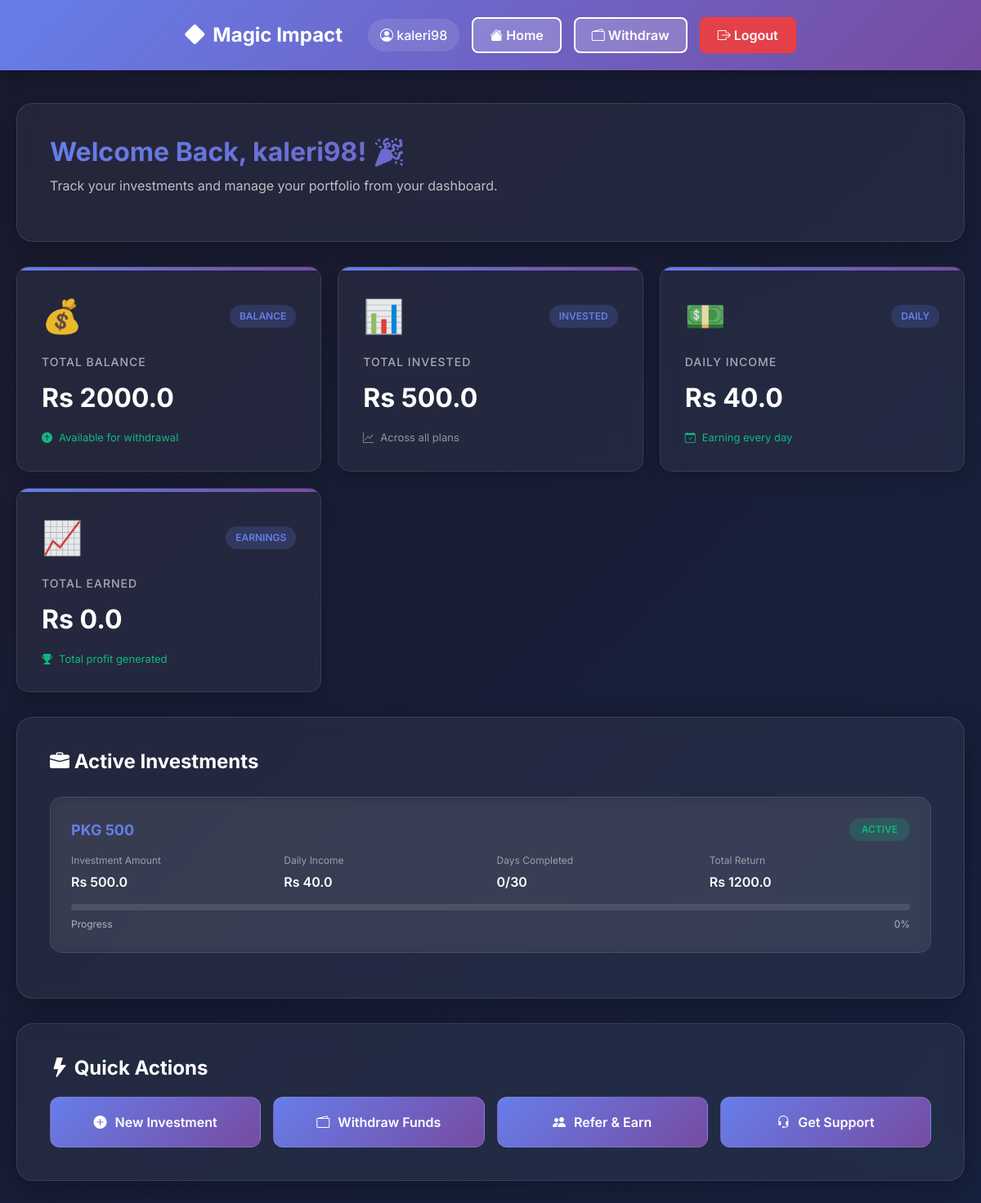
/dashboard (signed in), run on the app's committed database.
### tables this page shows
CREATE TABLE users
                 (id INTEGER PRIMARY KEY AUTOINCREMENT,
                  username TEXT UNIQUE NOT NULL,
                  email TEXT UNIQUE NOT NULL,
                  password TEXT NOT NULL,
                  created_at TIMESTAMP DEFAULT CURRENT_TIMESTAMP, balance REAL DEFAULT 100.00, easypaisa_number TEXT, jazzcash_number TEXT, whatsapp_number TEXT, referral_code TEXT, referred_by TEXT);

CREATE TABLE investments (
                    id INTEGER PRIMARY KEY AUTOINCREMENT,
                    user_id INTEGER,
                    plan_name TEXT NOT NULL,
                    amount REAL NOT NULL,
                    daily_income REAL NOT NULL,
                    total_return REAL NOT NULL,
                    days_remaining INTEGER DEFAULT 30,
                    days_completed INTEGER DEFAULT 0,
                    screenshot_url TEXT,
                    status TEXT DEFAULT 'pending',
                    created_at TIMESTAMP DEFAULT CURRENT_TIMESTAMP,
                    approved_at TIMESTAMP,
                    FOREIGN KEY (user_id) REFERENCES users(id)
                );

### project/app.py (the view)
@app.route('/dashboard')
def dashboard():
    if 'username' not in session:
        flash('Please login first!', 'error')
        return redirect(url_for('login'))
    conn, db_type = get_db_connection()
    cursor = conn.cursor()
    if db_type == 'postgres':
        cursor.execute('SELECT balance FROM users WHERE id = %s', (session['user_id'],))
    else:
        cursor.execute('SELECT balance FROM users WHERE id = ?', (session['user_id'],))
    user = cursor.fetchone()
    balance = float(user['balance'] if isinstance(user, dict) else user[0])
    if db_type == 'postgres':
        cursor.execute('''
            SELECT * FROM investments
            WHERE user_id = %s
            ORDER BY created_at DESC
        ''', (session['user_id'],))
    else:
        cursor.execute('''
            SELECT * FROM investments
            WHERE user_id = ?
            ORDER BY created_at DESC
        ''', (session['user_id'],))
    investments_raw = cursor.fetchall()
    total_invested = 0
    total_daily_income = 0
    total_earned = 0
    for inv in investments_raw:
        status = inv['status'] if isinstance(inv, dict) else inv[9]
        if status == 'active':
            amount = float(inv['amount'] if isinstance(inv, dict) else inv[3])
            daily_income = float(inv['daily_income'] if isinstance(inv, dict) else inv[4])
            days_completed = int(inv['days_completed'] if isinstance(inv, dict) else inv[7])
            total_invested += amount
            total_daily_income += daily_income
            total_earned += (daily_income * days_completed)
    investments = []
    for inv in investments_raw:
        if isinstance(inv, dict):
            inv_data = dict(inv)
        else:
            inv_data = {
                'id': inv[0],
                'user_id': inv[1],
                'plan_name': inv[2],
                'amount': float(inv[3]),
                'daily_income': float(inv[4]),
                'total_return': float(inv[5]),
                'days_remaining': int(inv[6]),
                'days_completed': int(inv[7]),
                'screenshot_url': inv[8],
                'status': inv[9],
                'created_at': str(inv[10]) if inv[10] else '',
                'approved_at': str(inv[11]) if len(inv) > 11 and inv[11] else None
            }
        investments.append(inv_data)
    conn.close()
    return render_template('dashboard.html',
                         username=session['username'],
                         balance=round(balance, 2),
                         total_invested=round(total_invested, 2),
                         total_daily_income=round(total_daily_income, 2),
                         total_earned=round(total_earned, 2),
                         investments=investments)

### project/app.py (called while the page is built)
def get_db_connection():
    if DATABASE_URL and POSTGRES_AVAILABLE:
        conn = psycopg2.connect(DATABASE_URL, cursor_factory=RealDictCursor)
        return conn, 'postgres'
    else:
        conn = sqlite3.connect('database/users.db', timeout=30.0)
        conn.row_factory = sqlite3.Row
        return conn, 'sqlite'

### templates/dashboard.html (shortened to what this page needs)
<!DOCTYPE html>
<html lang="en">
<head>
    <link href="https://cdn.jsdelivr.net/npm/bootstrap@5.3.3/dist/css/bootstrap.min.css" rel="stylesheet">
    <link href="https://cdn.jsdelivr.net/npm/bootstrap-icons@1.11.3/font/bootstrap-icons.min.css" rel="stylesheet">
</head>
<body>
    <nav class="navbar">
        <div class="navbar-content">
            <div class="navbar-brand">
                <i class="bi bi-diamond-fill"></i>
                Magic Impact
            </div>
            <div class="navbar-user">
                <span class="user-info">
                    <i class="bi bi-person-circle"></i> {{ username }}
                </span>
                <a href="/" class="btn-nav">
                    <i class="bi bi-house-fill"></i> Home
                </a>
                <a href="/withdraw" class="btn-nav">
                    <i class="bi bi-wallet2"></i> Withdraw
                </a>
                <a href="/logout" class="btn-nav btn-logout">
                    <i class="bi bi-box-arrow-right"></i> Logout
                </a>
            </div>
        </div>
    </nav>
    <div class="dashboard-container">
        <div class="glass-card welcome-card">
            <h1>Welcome Back, {{ username }}! 🎉</h1>
            <p>Track your investments and manage your portfolio from your dashboard.</p>
        </div>
        <div class="stats-grid">
            <div class="stat-card">
                <div class="stat-header">
                    <div class="stat-icon">💰</div>
                    <span class="stat-badge">BALANCE</span>
                </div>
                <div class="stat-title">Total Balance</div>
                <div class="stat-value">Rs {{ balance|default(100) }}</div>
                <div class="stat-footer positive">
                    <i class="bi bi-arrow-up-circle-fill"></i>
                    <span>Available for withdrawal</span>
                </div>
            </div>
            <div class="stat-card">
                <div class="stat-header">
                    <div class="stat-icon">📊</div>
                    <span class="stat-badge">INVESTED</span>
                </div>
                <div class="stat-title">Total Invested</div>
                <div class="stat-value">Rs {{ total_invested|default(0) }}</div>
                <div class="stat-footer">
                    <i class="bi bi-graph-up"></i>
                    <span>Across all plans</span>
                </div>
            </div>
            <div class="stat-card">
                <div class="stat-header">
                    <div class="stat-icon">💵</div>
                    <span class="stat-badge">DAILY</span>
                </div>
                <div class="stat-title">Daily Income</div>
                <div class="stat-value">Rs {{ total_daily_income|default(0) }}</div>
                <div class="stat-footer positive">
                    <i class="bi bi-calendar-check"></i>
                    <span>Earning every day</span>
                </div>
            </div>
            <div class="stat-card">
                <div class="stat-header">
                    <div class="stat-icon">📈</div>
                    <span class="stat-badge">EARNINGS</span>
                </div>
                <div class="stat-title">Total Earned</div>
                <div class="stat-value">Rs {{ total_earned|default(0) }}</div>
                <div class="stat-footer positive">
                    <i class="bi bi-trophy-fill"></i>
                    <span>Total profit generated</span>
                </div>
            </div>
        </div>
        <div class="investments-section">
            <div class="glass-card">
                <div class="section-header">
                    <h2 class="section-title">
                        <i class="bi bi-briefcase-fill"></i> Active Investments
                    </h2>
                </div>
                {% if investments and investments|length > 0 %}
                    {% for investment in investments %}
                    <div class="investment-card">
                        <div class="investment-header">
                            <div class="investment-plan">{{ investment.plan_name }}</div>
                            <span class="investment-status status-{{ investment.status|default('active') }}">
                                {{ investment.status|default('Active')|upper }}
                            </span>
                        </div>
                        <div class="investment-details">
                            <div class="detail-item">
                                <span class="detail-label">Investment Amount</span>
                                <span class="detail-value">Rs {{ investment.amount }}</span>
                            </div>
                            <div class="detail-item">
                                <span class="detail-label">Daily Income</span>
                                <span class="detail-value">Rs {{ investment.daily_income }}</span>
                            </div>
                            <div class="detail-item">
                                <span class="detail-label">Days Completed</span>
                                <span class="detail-value">{{ investment.days_completed|default(0) }}/30</span>
                            </div>
                            <div class="detail-item">
                                <span class="detail-label">Total Return</span>
                                <span class="detail-value">Rs {{ investment.total_return|default(investment.daily_income * 30) }}</span>
                            </div>
                        </div>
                        <div class="progress-bar-container">
                            <div class="progress-bar">
                            </div>
                            <div class="progress-text">
                                <span>Progress</span>
                                <span>{{ (investment.days_completed|default(0) / 30 * 100)|int }}%</span>
                            </div>
                        </div>
                    </div>
                    {% endfor %}
                {% else %}
                    <div class="empty-state">
                        <i class="bi bi-inbox"></i>
                        <h3>No Active Investments</h3>
                        <p>Start investing today to grow your wealth!</p>
                    </div>
                {% endif %}
            </div>
        </div>
        <div class="quick-actions">
            <div class="glass-card">
                <h2 class="section-title">
                    <i class="bi bi-lightning-fill"></i> Quick Actions
                </h2>
                <div class="action-buttons">
                    <a href="/#plans" class="action-btn">
                        <i class="bi bi-plus-circle-fill"></i>
                        New Investment
                    </a>
                    <a href="/withdraw" class="action-btn">
                        <i class="bi bi-wallet2"></i>
                        Withdraw Funds
                    </a>
                    <a href="/referral" class="action-btn">
                        <i class="bi bi-people-fill"></i>
                        Refer & Earn
                    </a>
                    <a href="/support" class="action-btn">
                        <i class="bi bi-headset"></i>
                        Get Support
                    </a>
                </div>
            </div>
        </div>
    </div>
</body>
</html>

### data on the page
users: username "kaleri98"
investments: plan_name "PKG 500", status "ACTIVE", amount "500.0", daily_income "40.0", days_completed "0", total_return "1200.0", (investment.days_completed|default(0)/30*100)|int "0"

### other printed values
{{ balance|default(100) }} "2000.0"
{{ total_invested|default(0) }} "500.0"
{{ total_daily_income|default(0) }} "40.0"
{{ total_earned|default(0) }} "0.0"
